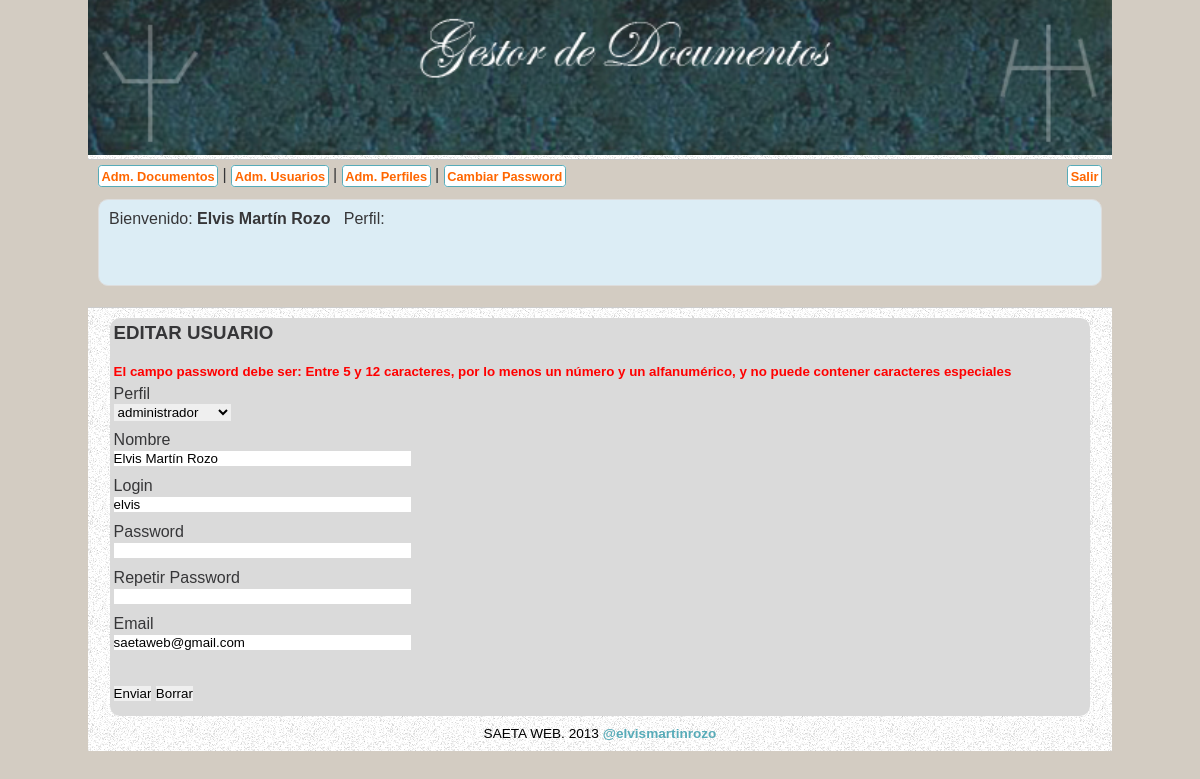
The app's page /?controlador=editar_usuario&id_usuario=1 (signed in) with its own data.
### tables this page shows
CREATE TABLE IF NOT EXISTS `usuarios` (
  `id_usuario` int(10) unsigned NOT NULL AUTO_INCREMENT,
  `id_perfil` int(10) unsigned NOT NULL,
  `nombre` varchar(250) NOT NULL,
  `login` varchar(20) NOT NULL,
  `passwordjs` varchar(200) NOT NULL,
  `passwordjsphp` varchar(200) NOT NULL,
  `email` varchar(200) NOT NULL,
  PRIMARY KEY (`id_usuario`)
);

CREATE TABLE IF NOT EXISTS `perfiles` (
  `id_perfil` int(10) NOT NULL AUTO_INCREMENT,
  `nombre` varchar(200) NOT NULL,
  PRIMARY KEY (`id_perfil`)
);

### lib/config.php (called while the page is built, shortened)
<?php
class Configuracion
{
	private $mi_host = "localhost";
	private $mi_dbname = "portafolio_mimastin";
	private $mi_user = "elvis";
	private $mi_password = "siouxsie";
	public function conectarPDO()
	{
		$this->conexionPDO = new PDO("mysql:host=".$this->mi_host."; dbname=".$this->mi_dbname."", $this->mi_user, $this->mi_password);
		return $this->conexionPDO;
	}
	public static function ruta()
	{
		return 'http://localhost/PORTAFOLIO_mimastin/';
	}
    public function guerreras_magicas($valor)
	{
		return $valor;
	}
}
?>

### model/perfilesModel.php (called while the page is built, shortened)
<?php
class Perfiles extends Configuracion
{
	private $conexionPDO;
	private $perfiles;
	public function __construct()
	{
		$this->conexionPDO = parent::conectarPDO();
		$this->perfiles = array();
	}
	private function set_names_UTF8()
    {
        return $this->conexionPDO->query("SET NAMES 'utf8'");
    }
	public function get_perfiles()
	{
		self::set_names_UTF8();
		$sqlconsulta = "select id_perfil, nombre from perfiles";
		foreach($this->conexionPDO->query($sqlconsulta) as $registro)
		{
			$this->perfiles[] = $registro;
		}
		return $this->perfiles;
		$this->conexionPDO = null;
	}
}
?>

### model/usuariosModel.php (called while the page is built, shortened)
<?php
class Usuarios extends Configuracion
{
	private $conexionPDO;
	private $usuarios;
	public function __construct()
	{
		$this->conexionPDO = parent::conectarPDO();
		$this->usuarios = array();
	}
	private function set_names_UTF8()
    {
        return $this->conexionPDO->query("SET NAMES 'utf8'");
    }
	public function get_usuario_por_id($id_usuario)
	{
		if(isset($id_usuario))
		{
			self::set_names_UTF8();
			$sqlconsulta = "select count(*) from usuarios where id_usuario = ?";
			$PDOsoporte = $this->conexionPDO->prepare($sqlconsulta);
			$elidusuario = Configuracion::guerreras_magicas($id_usuario);
        	$PDOsoporte->bindValue(1,$elidusuario,PDO::PARAM_INT);
			$PDOsoporte->execute();
			if($PDOsoporte->fetchColumn() > 0)
			{
					$sqlconsulta2 = "select id_usuario, id_perfil, nombre, login, email from usuarios where id_usuario = ?";
					$PDOsoporte2 = $this->conexionPDO->prepare($sqlconsulta2);
					$el_id_usuario = Configuracion::guerreras_magicas($id_usuario);
					$PDOsoporte2->execute(array($el_id_usuario));
					while($registro = $PDOsoporte2->fetch())
					{
						$this->usuarios[] = $registro;
					}
					return $this->usuarios;
					$this->conexionPDO=null;
			}
			else
			{
					$this->conexionPDO=null;
					header("Location: " . Configuracion::ruta() . "?controlador=error");
			}
		}
		else
		{
			header("Location: " . Configuracion::ruta() . "?controlador=error");
		}
	}
}
?>

### view/editar_usuario.php (the view, shortened to what this page needs)
<?php require_once("public/header.php"); ?>
<?php require_once("public/menu.php"); ?>
    <section id="contenido">
    	<section id="principal">
        <h1>EDITAR USUARIO</h1>
        <br/>
        <small><strong style="color: red;">El campo password debe ser: Entre 5 y 12 caracteres, por lo menos un n&uacute;mero y un alfanum&eacute;rico, y no puede contener caracteres especiales</strong></small>
			<form action="<?php $_SERVER['PHP_SELF']?>" name="editausuario" method="post" enctype="multipart/form-data">
                    <div class="campoform">
						Perfil
						<br/>
                        <select name="perfil_usuario" required="required">
                          <?php
							for($i = 0; $i < sizeof($los_perfiles); $i++)
							{
							?>
                          <option value="<?php echo $los_perfiles[$i]["id_perfil"];?>"
                                title="<?php echo $los_perfiles[$i]["nombre"];?>"
                                	<?php
									if($los_perfiles[$i]["id_perfil"] ==  $el_usuario[0]['id_perfil'])
									{
										echo "selected = 'selected'";
									}
									?>
                                > <?php echo $los_perfiles[$i]["nombre"];?></option>
                          <?php
							}
							?>
                        </select>
                    </div>
					<div class="campoform">
						Nombre
						<br/>
						<input type="text" name="nombre_usuario" placeholder="escribe tu nombre" required="required" size="35" maxlenght="250" value="<?php echo $el_usuario[0]['nombre'];?>" onblur="hikaru2(document.editausuario.nombre_usuario.value, '<?php echo $el_usuario[0]['nombre'];?>' ,'error_nombre_usuario','<?php echo Configuracion::ruta()?>controller/ajax_valida_editar_usuarioController.php')">
                    </div>
                    <div class="campoform">
						Login
						<br/>
						<input type="text" name="login_usuario" placeholder="escribe tu nombre de usuario" required="required" size="35" maxlenght="250" value="<?php echo $el_usuario[0]['login'];?>">
                    </div>
                    <div class="campoform">
						Password
						<br/>
						<input type="password" name="password" required="required" size="35" minlenght="5" maxlenght="6"></div>
                    <div class="campoform">
						Repetir Password
						<br/>
						<input type="password" name="password2" required="required" size="35" minlenght="5" maxlenght="6"></div>
                    <div class="campoform">
						Email
						<br/>
						<input type="text" name="email_usuario" placeholder="escribe tu email" required="required" size="35" maxlenght="250" value="<?php echo $el_usuario[0]['email'];?>">
                    </div>
					<br/>
					<div class="campoform">
                    	<input id="boton" type="button" value="Enviar" title="Enviar" onClick="valida_editar_usuario()"/>
                        <input type="reset" value="Borrar" title="Borrar" onClick="limpiador_editausuario()"/>
					</div>
				</form>
    	</section>
<?php require_once("public/footer.php"); ?>

### public/css/estilos.css (style rules this page uses)
* { border: 0; margin: 0; padding: 0; }
article, figcaption, figure, footer, header, hgroup, nav, section { display: block; }
body { background-color:#d3ccc2; color:#363638; font-family: "Chalet", Helvetica, Verdana; font-size: 1em; }
header, section#contenido, footer { background: url(../images/fondo-interno.jpg); margin: 0 auto; max-width: 1024px; text-align:center; }
section#contenido { padding-top:10px; }
section#principal, aside { background: #dadada; border-radius: 10px; display: inline-block; margin: 0 auto; max-width: 100%; padding: 0.25em; vertical-align: top; width: 95%; text-align:left; }
.campoform { margin:5px 0 10px 0; }

### records on screen
usuarios: perfil_usuario "administrador", nombre_usuario "Elvis Martín Rozo", login_usuario "elvis", email_usuario "saetaweb@gmail.com"

### other values on screen
$_SESSION['nombre'] "Elvis Martín Rozo"
